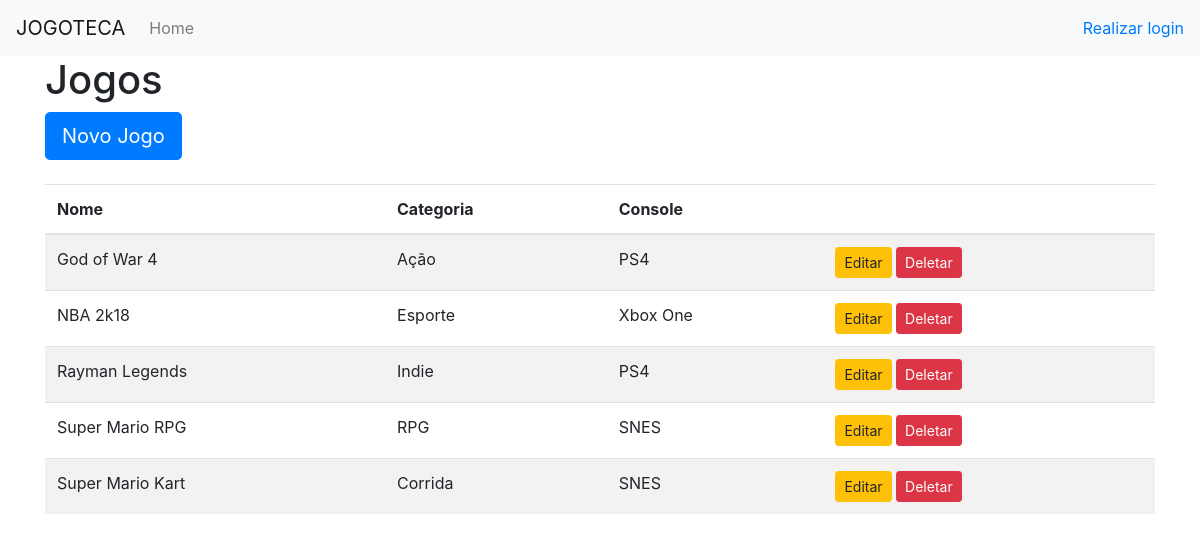
Before: / with the older database file.
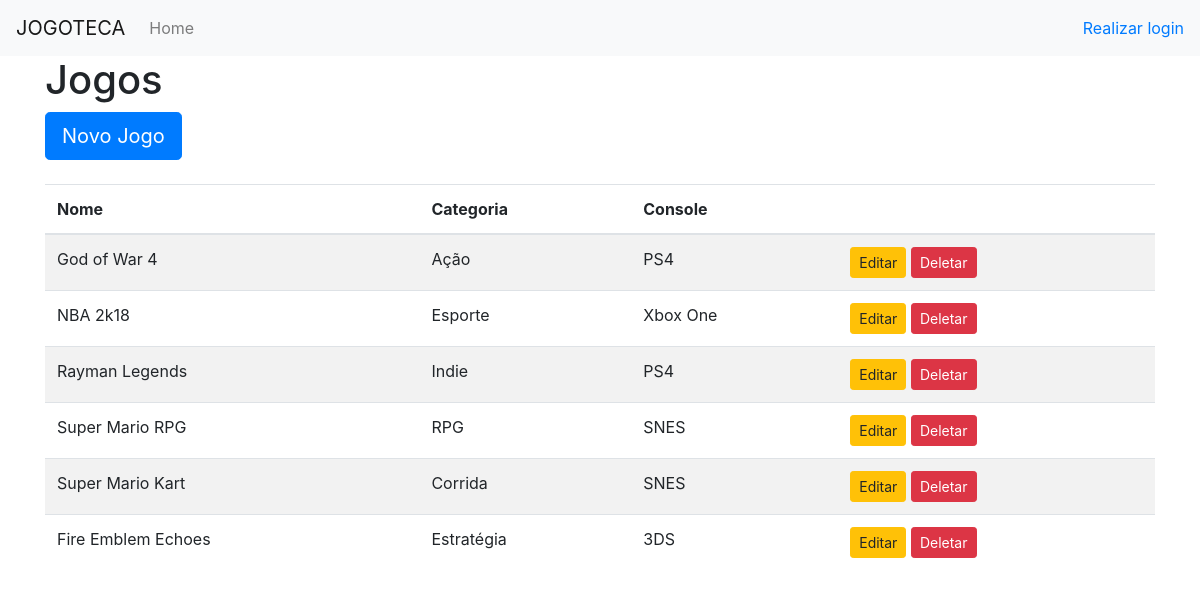
After: the same page with the newer database file.
### tables this page shows
CREATE TABLE jogo (
        id BLOB UNIQUE PRIMARY KEY,
        nome VARCHAR(50) NOT NULL,
        categoria VARCHAR(40) NOT NULL,
        console VARCHAR(20) NOT NULL );

### jogoteca.py (the view)
@app.route('/')
def index():
    try:
        usuario = session['usuario_logado']
    except KeyError:
        usuario = None
    lista = jogo_dao.listar()
    return render_template('lista.html', titulo='Jogos', jogos=lista, usuario=usuario)

### dao.py (called while the page is built)
def traduz_jogos(jogos):
    def cria_jogo_com_tupla(tupla):
        return Jogo(tupla[1], tupla[2], tupla[3], id=str(tupla[0]))
    return list(map(cria_jogo_com_tupla, jogos))

    def listar(self):
        conn = self.__db.connect(self.__db_name)
        cursor = conn.cursor()
        cursor.execute(SQL_BUSCA_JOGOS)
        jogos = traduz_jogos(cursor.fetchall())
        conn.close()
        return jogos

### templates/lista.html
{% extends "template.html" %}
{% block conteudo %}
            <a class="btn btn-primary btn-lg" href="{{ url_for('novo') }}">Novo Jogo</a>
            <br><br>
            <table class="table table-striped">
                <thead class="thead-default">
                    <tr>
                        <th>Nome</th>
                        <th>Categoria</th>
                        <th>Console</th>
                        <th></th>
                    </tr>
                </thead>
                <tbody>
                {% for jogo in jogos %}
                    <tr>
                        <td>{{ jogo.nome }}</td>
                        <td>{{ jogo.categoria }}</td>
                        <td>{{ jogo.console }}</td>
                        <td>
                            <a class="btn btn-warning btn-sm" href="{{ url_for('editar', id=jogo.id) }}">Editar</a>
                            <a class="btn btn-danger btn-sm" href="{{ url_for('deletar', id=jogo.id) }}">Deletar</a>
                        </td>
                    </tr>
                {% endfor %}
                </tbody>
            </table>
{% endblock %}

### templates/template.html (shortened to what this page needs)
<!DOCTYPE html>
<html>
  <head>
    <link rel="stylesheet" href="{{ url_for('static', filename='bootstrap/css/bootstrap.min.css') }}">
  </head>
  <body>
    <nav class="navbar navbar-expand-lg navbar-light bg-light">
    <a class="navbar-brand text-uppercase" href="/">Jogoteca</a>
    <div class="collapse navbar-collapse" id="navbarTogglerDemo03">
      <ul class="navbar-nav mr-auto mt-2 mt-lg-0">
        <li class="nav-item">
          <a class="nav-item nav-link" href="/">Home</a>
        </li>
      </ul>
      <span class="form-inline my-2 my-lg-0">
          {% if usuario == None %}
            <a href="/login">Realizar login</a>
          {% else %}
            <a href="/logout" class="btn btn-outline-danger my-2 my-sm-0">Logout</a>
          {% endif %}
      </span>
    </div>
  </nav>
    <section class="container">
        <div class="page-header">
            <h1>{{ titulo }}</h1>
        </div>
        {% block conteudo %}
        {% endblock %}
    </section>
  </body>
</html>

Changed rows visible on the page:
added jogo: nome "Fire Emblem Echoes", categoria "Estratégia", console "3DS"
